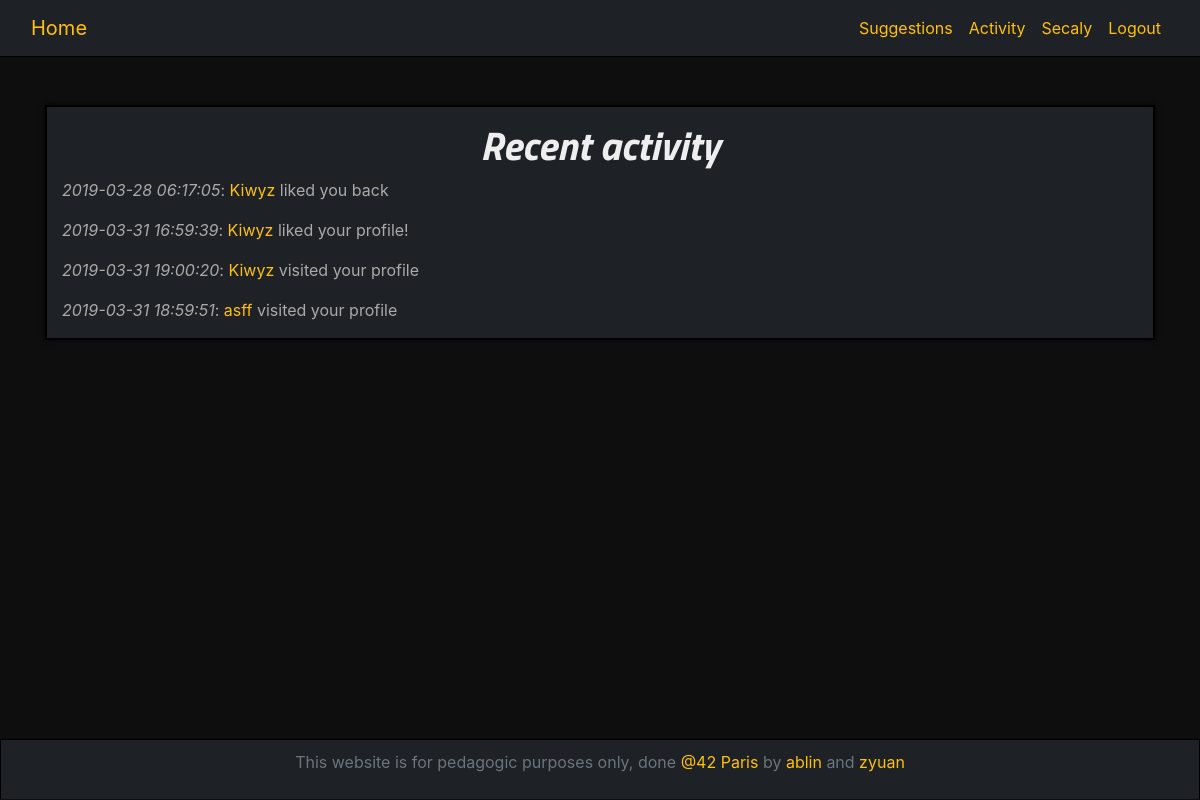
The app's page /activity.php (signed in), older data.
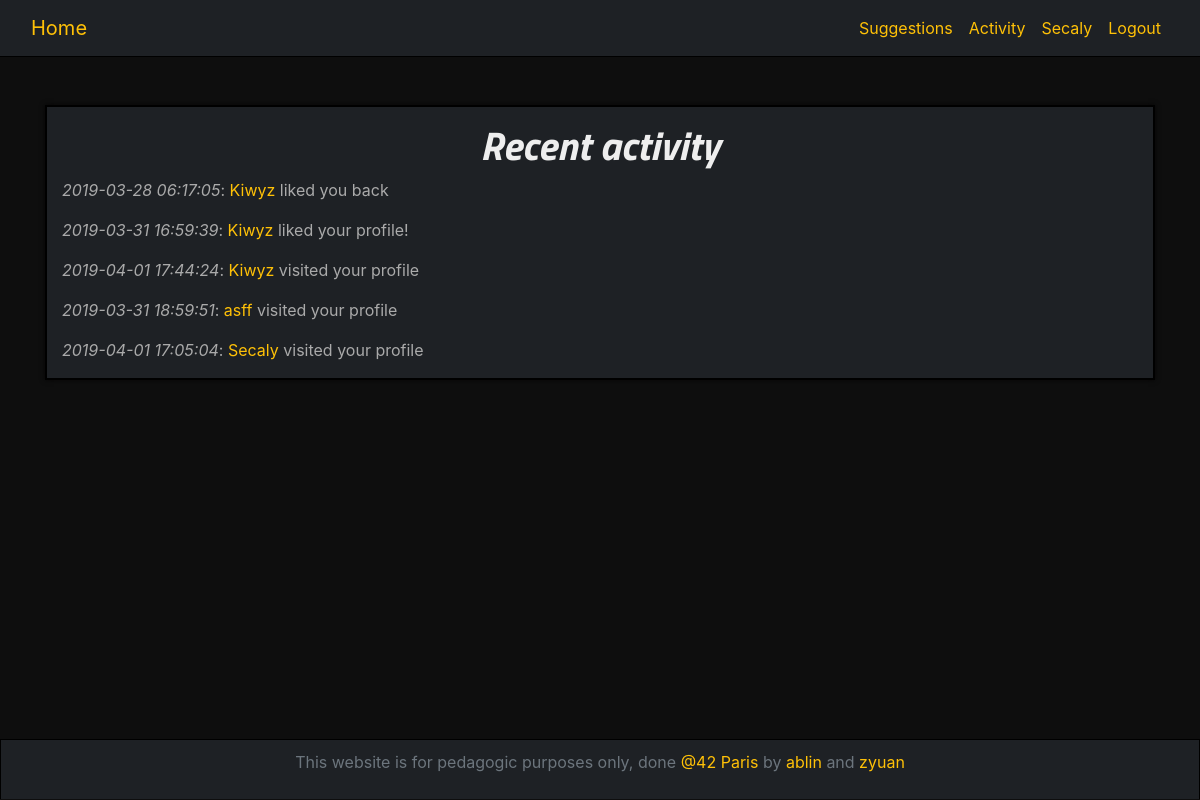
The same page, newer data.
### tables this page shows
CREATE TABLE `vote` (
  `id` int(11) NOT NULL,
  `id_voter` int(11) NOT NULL,
  `id_voted` int(11) NOT NULL,
  `type` tinyint(1) NOT NULL,
  `date` datetime DEFAULT NULL
);

CREATE TABLE `user` (
  `id` int(11) NOT NULL,
  `username` varchar(30) NOT NULL,
  `password` varchar(255) NOT NULL,
  `email` varchar(255) NOT NULL,
  `mail_token` varchar(128) DEFAULT NULL,
  `confirmed_token` datetime DEFAULT NULL,
  `password_token` varchar(128) DEFAULT NULL
);

CREATE TABLE `visit` (
  `id` int(11) NOT NULL,
  `id_visitor` int(11) NOT NULL,
  `id_visited` int(11) NOT NULL,
  `date` datetime NOT NULL
);

### class/autoloader.php (called while the page is built, shortened)
<?php
class autoloader
{
    static function autoload($class_name)
    {
        if (strpos($class_name, __NAMESPACE__ . '\\') == 0)
        {
            $class_name = str_replace(__NAMESPACE__ . '\\', '', $class_name);
        }
    }
}

### class/database.php (called while the page is built, shortened)
<?php
class database
{
    private $db_user;
    private $db_pass;
    private $dsn;
    private $pdo;
    private static $_instance;
    public function __construct($db_name, $db_host = "localhost", $db_user = "root", $db_pass = "root42")
    {
        $this->db_user = $db_user;
        $this->db_pass = $db_pass;
        $this->dsn = "mysql:dbname={$db_name};host={$db_host}";
    }
    public static function getInstance($db_name)
    {
        if (is_null(self::$_instance))
            self::$_instance = new database($db_name);
        return self::$_instance;
    }
    private function getPDO()
    {
        if ($this->pdo === null)
        {
            $pdo = new PDO($this->dsn, $this->db_user, $this->db_pass);
            $pdo->setAttribute(PDO::ATTR_ERRMODE, PDO::ERRMODE_EXCEPTION);
            $this->pdo = $pdo;
        }
        return $this->pdo;
    }
    public function prepare($statement, $attributes, $one = false, $class_name = null)
    {
        $req = $this->getPDO()->prepare($statement);
        $req->execute($attributes);
        if (strpos($statement, "SELECT") !== false)
        {
            if ($class_name === null)
                $req->setFetchMode(PDO::FETCH_OBJ);
            else
                $req->setFetchMode(PDO::FETCH_CLASS, $class_name);
            if ($one)
                $data = $req->fetch();
            else
                $data = $req->fetchAll();
            return $data;
        }
    }
}

### utils/fetch_activity.php (called while the page is built, shortened)
<?php
$db = database::getInstance('matcha');
if ($_SESSION['id'])
{
    $id = secure_input($_SESSION['id']);
    $visits = $db->prepare("SELECT * FROM `visit` RIGHT JOIN `user` ON visit.id_visitor = user.id WHERE `id_visited` = :user_id", array("user_id" => $id));
    $likes = $db->prepare("SELECT * FROM `vote` RIGHT JOIN `user` ON vote.id_voter = user.id WHERE `id_voted` = :voted AND `type` = 1", array("voted" => $id));
    $req= $db->prepare("SELECT * FROM `vote` RIGHT JOIN `user` ON vote.id_voter = user.id WHERE `id_voted` = :voted", array("voted" => $id));
    if ($req)
        foreach ($req as $item)
        {
            $attributes['voter'] = $id;
            $attributes['voted'] = $item->id_voter;
            $matching = $db->prepare("SELECT * FROM `vote` WHERE `id_voter` =:voter AND `id_voted` = :voted", $attributes);
            if ($matching) {
                $matching['username'] = $item->username;
                $matched[] = $matching;
            }
        }
}

### utils/functions.php (called while the page is built, shortened)
<?php
function secure_input($data)
{
    $data = trim($data);
    $data = stripslashes($data);
    $data = htmlspecialchars($data);
    return $data;
}

### activity.php (the view, shortened to what this page needs)
<!DOCTYPE html>
<html lang="en">
<head>
    <link rel="stylesheet" href="style/bootstrap.css">
    <link rel="stylesheet" href="style/style.css">
    <link rel="stylesheet" href="https://use.fontawesome.com/releases/v5.8.1/css/all.css">
</head>
<body>
<?php
require_once("includes/header.php");
require_once("utils/fetch_activity.php");
?>
<div class="container mt-5 small-page-wrapper">
    <div class="wrapper col-12">
        <h1>Recent activity</h1>
        <?php
            foreach ($matched as $user) {
                echo "<p><i>".$user[0]->date."</i>: ";
                echo "<a href='/Matcha/profile?u=".$user['username']."'>".$user['username']."</a> liked you back</p>";
            }
            foreach ($likes as $like) {
                echo "<p><i>".$like->date."</i>: <a href='/Matcha/profile?u=".$like->username."'>";
                echo "".$like->username."</a> liked your profile!</p>";
            }
            foreach ($visits as $visit) {
                echo "<p><i>".$visit->date."</i>: <a href='/Matcha/profile?u=".$visit->username."'>";
                echo "".$visit->username."</a> visited your profile</p>";
            }
        ?>
    </div>
</div>
<?php require_once("includes/footer.php");?>
</body>
</html>

Row changes from the older to the newer data that the page shows:
changed visit "Kiwyz": date "2019-03-31 19:00:20" → "2019-04-01 17:44:24"
added visit: date "2019-04-01 17:05:04", user.username "Secaly"
